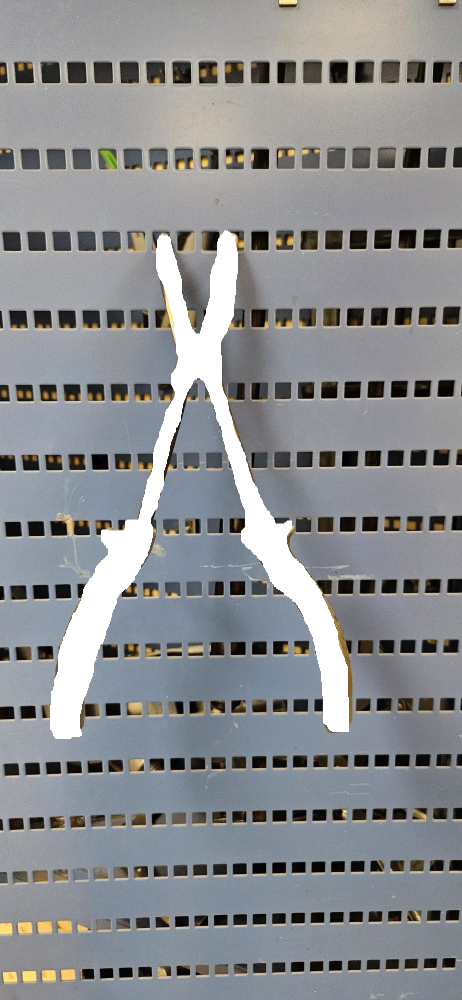
#> input picture bilder/segmentation_tang/label_29.png, 924 x 2000 px, found by its file name (shown at 1/2 size)
$ jupyter execute mask_treatment.ipynb
#> lines starting #> are read from the running program, lines starting #| are printed output that depends on the picture
[cell 1]
# Steg 1: Importer Image-modulen fra Pillow-biblioteket
from PIL import Image

def process_mask_image(input_filename, output_filename):
    """
    Konverterer den hvite masken i et bilde til en svart silhuett
    med gjennomsiktig bakgrunn.

    Args:
        input_filename (str): Filnavnet til bildet som skal behandles.
        output_filename (str): Filnavnet for det ferdige bildet (bør være .png).
    """
    try:
        # Steg 2: Last inn originalbildet
        # .convert("RGB") sikrer at vi jobber med standard fargekanaler
        # selv om originalen er i et annet format.
        original_image = Image.open(input_filename).convert("RGB")
        print(f"Bildet '{input_filename}' ble lastet inn.")

        # Steg 3: Lag et nytt bilde for resultatet
        # Modus "RGBA" (Rød, Grønn, Blå, Alpha) er nødvendig for gjennomsiktighet.
        # (0, 0, 0, 0) betyr at alle piksler starter som helt gjennomsiktige.
        output_image = Image.new("RGBA", original_image.size, (0, 0, 0, 0))
#> output_image: PIL image 924x2000 RGBA; every value is 0
        print("Opprettet et nytt, gjennomsiktig bilde for resultatet.")

        # Steg 4: Hent pikseldata for effektiv behandling
        input_pixels = original_image.load()
        output_pixels = output_image.load()

        width, height = original_image.size
#> width = 924; height = 2000

        # Definerer en terskel for hva vi anser som "hvit".
        # Dette gjør koden mer robust mot små variasjoner i fargen (f.eks. 254, 255, 255).
        white_threshold = 250

        # Steg 5: Gå gjennom hver piksel i originalbildet
        print("Behandler piksler...")
        for x in range(width):
            for y in range(height):
                # Hent fargeverdiene (R, G, B) for den aktuelle pikselen
                r, g, b = input_pixels[x, y]

                # Steg 6: Sjekk om pikselen er hvit
                if r > white_threshold and g > white_threshold and b > white_threshold:
                    # Hvis den er hvit, sett den tilsvarende pikselen i resultatbildet
                    # til å være svart (0, 0, 0) og helt ugjennomsiktig (255 i alpha-kanalen).
                    output_pixels[x, y] = (0, 0, 0, 255)

        # Steg 7: Lagre det nye bildet
        # Vi bruker PNG-formatet fordi det støtter gjennomsiktighet.
        output_image.save(output_filename, "PNG")
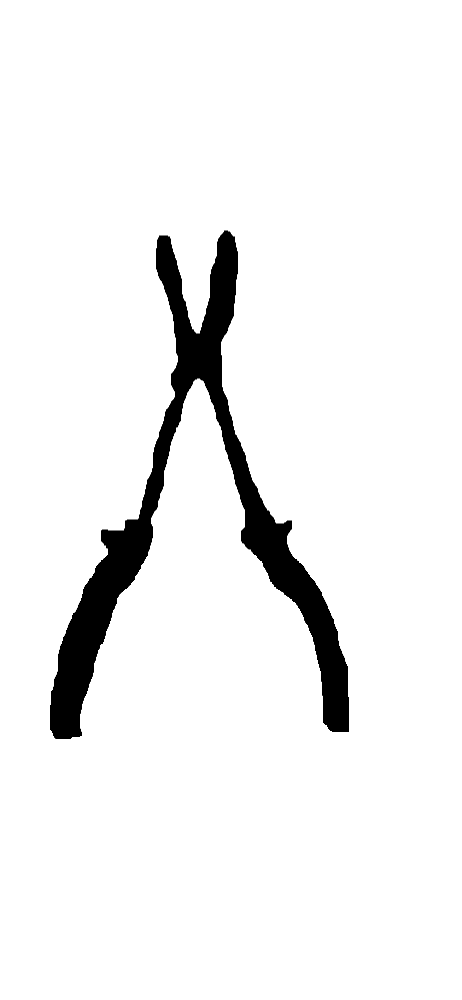
#> saved as label_29.png: PIL image 924x2000 RGBA (shown at 1/2 size); mean R, G, B, A 0, 0, 0, 14.4; transparent parts drawn white
        print(f"Ferdig! Resultatet er lagret som '{output_filename}'.")

    except FileNotFoundError:
        print(f"FEIL: Fant ikke filen '{input_filename}'. Sjekk at filnavnet er riktig.")
    except Exception as e:
        print(f"En uventet feil oppstod: {e}")

# --- Slik bruker du koden ---
if __name__ == "__main__":
    # Bytt ut disse filnavnene med dine egne
    input_file = r".\02_DinoV3\data\foreground_segmentation_labels\label_29.png"
    output_file = r".\02_DinoV3\data\foreground_segmentation_labels\label_19.png"

    process_mask_image(input_file, input_file)

[cell 2]
# Importer ImageOps sammen med Image
from PIL import Image, ImageOps

try:
    # 1. Last inn hovedbildet
    img_hammer = Image.open(r"C:\Git\SamlingUke39\02_DinoV3\data\foreground_segmentation_images\image_10.jpg")
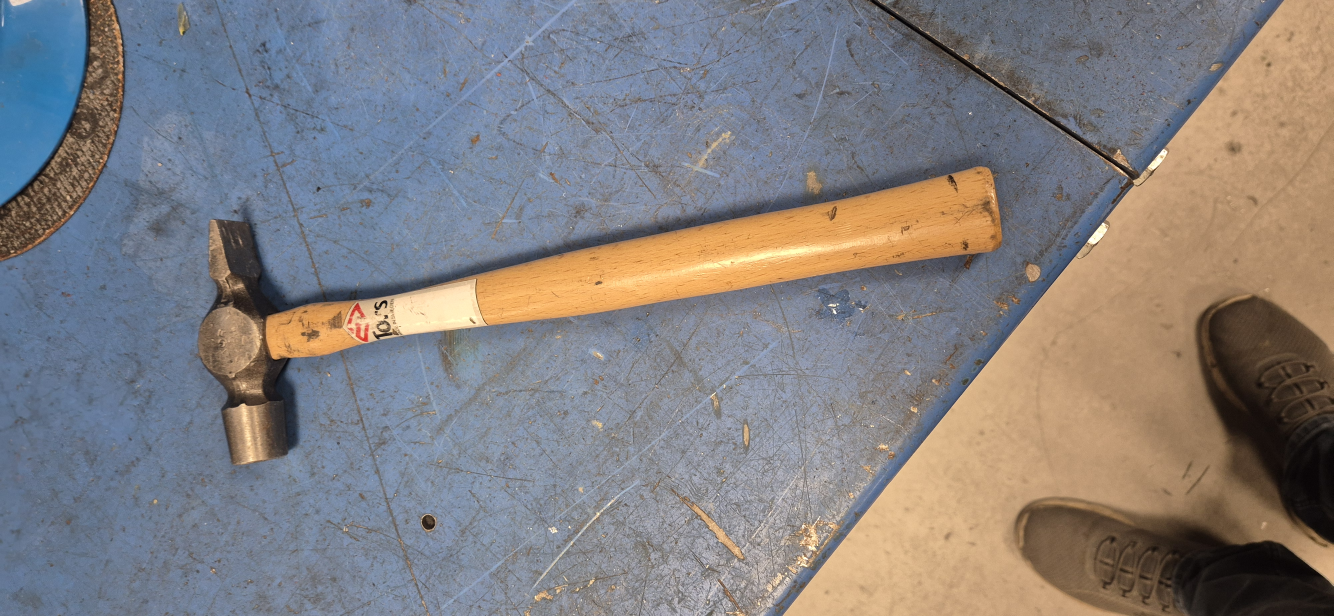
#> input picture 02_DinoV3/data/foreground_segmentation_images/image_10.jpg, 4000 x 1848 px, found by its file name (shown at 1/3 size)
#> img_hammer is the input picture: PIL image 4000x1848 RGB; mean R, G, B 131.1, 127.3, 128.1

    # --- HER ER LØSNINGEN ---
    # 2. Anvend EXIF-transponering for å korrigere orienteringen basert på metadata
    img_hammer = ImageOps.exif_transpose(img_hammer)
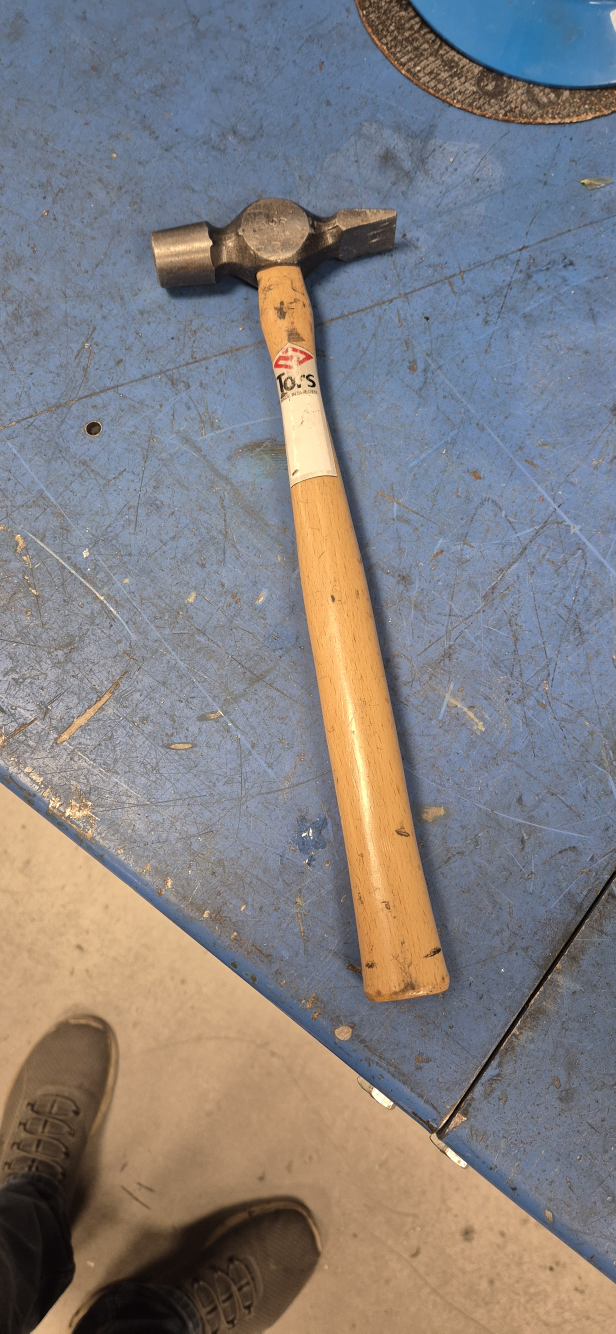
#> img_hammer: PIL image 1848x4000 RGB (shown at 1/3 size); mean R, G, B 131.1, 127.3, 128.1

    # -----------------------

    # Last inn masken
    img_mask = Image.open(r"C:\Git\SamlingUke39\02_DinoV3\data\foreground_segmentation_labels\label_10.png")
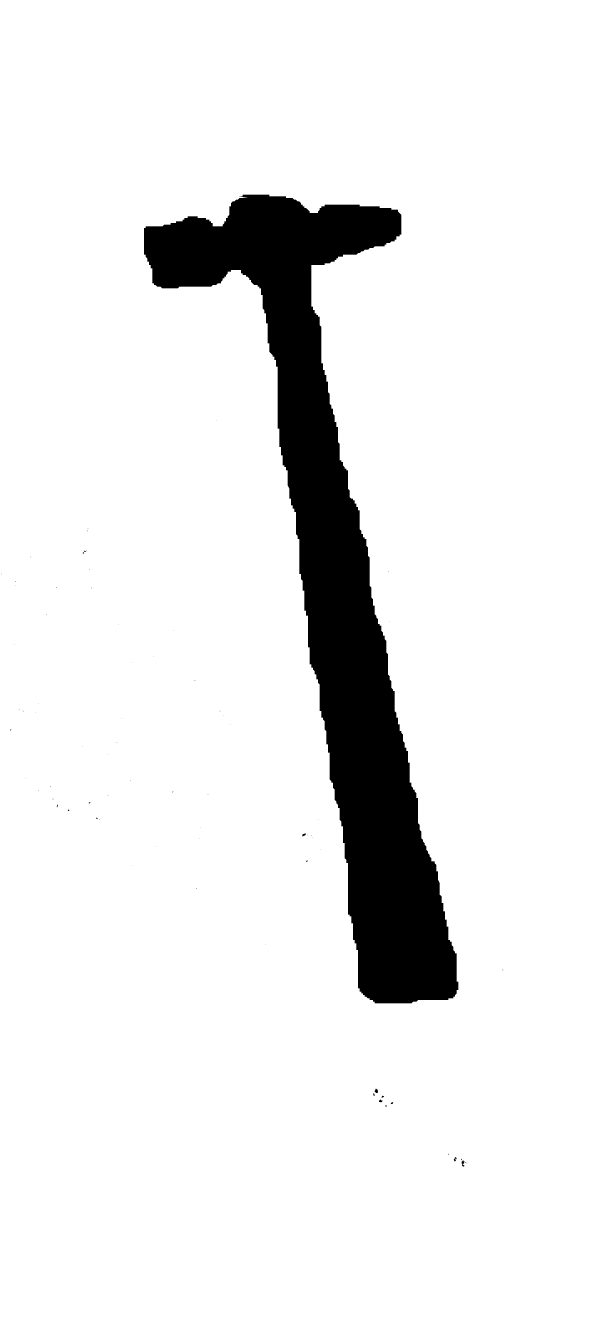
#> input picture 02_DinoV3/data/foreground_segmentation_labels/label_10.png, 1848 x 4000 px, found by its file name (shown at 1/3 size)
#> img_mask is the input picture: PIL image 1848x4000 RGBA; mean R, G, B, A 0, 0, 0, 21.1

    # La oss printe størrelsene på nytt for å se om det fungerte
    print("--- Etter EXIF-korreksjon ---")
    print(f"Størrelse på hammer-bilde: {img_hammer.size}")
#| Størrelse på hammer-bilde: (1848, 4000)
    print(f"Størrelse på maske-bilde:   {img_mask.size}")
#| Størrelse på maske-bilde:   (1848, 4000)

    # Nå bør de ha samme orientering. Hvis de fortsatt ikke er identiske i størrelse
    # (f.eks. pga. små forskjeller i beskjæring), vil resize-logikken vår fange det opp.
    if img_hammer.size != img_mask.size:
        print(f"\nStørrelsene er fortsatt ulike. Tilpasser masken...")
        img_mask = img_mask.resize(img_hammer.size)

    print("\nBildene er nå klare for å kombineres!")

    # ... her fortsetter du med din 'composite' eller 'paste'-logikk ...
    # background = Image.new("RGB", img_hammer.size, (255, 0, 0))
    # result = Image.composite(img_hammer, background, img_mask.convert("L"))
    # result.save("resultat_korrigert.png")


except FileNotFoundError as e:
    print(f"Fant ikke filen: {e.filename}")
except Exception as e:
    print(f"En feil oppstod: {e}")
